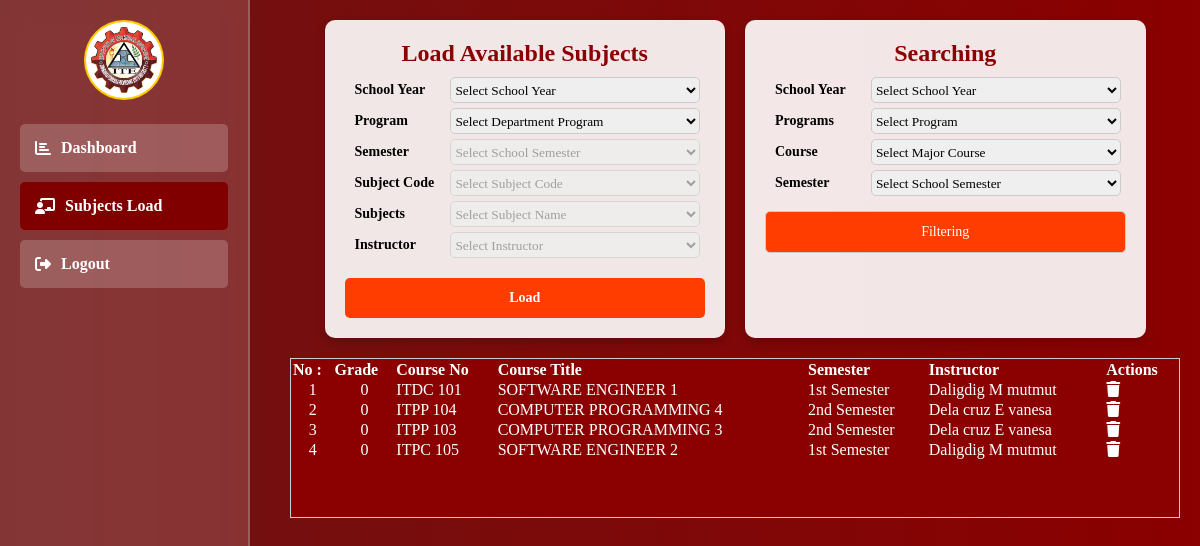
The page /student/subject_load.php (signed in) on the database its author committed.
### tables this page shows
CREATE TABLE `student_with_subjects` (
  `id` int(11) NOT NULL,
  `student_id` int(11) NOT NULL,
  `school_year` varchar(100) NOT NULL,
  `subject_code` varchar(100) NOT NULL,
  `subject_name` varchar(100) NOT NULL,
  `teacher_name` varchar(100) NOT NULL,
  `grade` int(11) NOT NULL,
  `status` varchar(100) NOT NULL,
  `remark` varchar(100) NOT NULL,
  `final` varchar(100) NOT NULL,
  `created_at` datetime NOT NULL DEFAULT current_timestamp(),
  `semester` int(11) NOT NULL
);

### student/student_function.php (called while the page is built, shortened)
<?php
include "../db_connect.php";
function getStudentSubject()
{
    global $pdo;
    $sql = "SELECT DISTINCT * FROM student_with_subjects";
    try {
        $stmt = $pdo->prepare($sql);
        $stmt->execute();
        return $stmt->fetchAll();
    } catch (PDOException $e) {
        echo 'Error: ' . $e->getMessage();
        return [];
    }
}
?>

### student/subject_load.php (the view, shortened to what this page needs)
<?php
include "../db_connect.php";
include "./student_function.php";
?>
<!DOCTYPE html>
<html lang="en">
<head>
    <link rel="stylesheet" href="https://cdnjs.cloudflare.com/ajax/libs/font-awesome/6.2.0/css/all.css">
</head>
<body>
    <div class="sidebar">
        <div class="profile-info">
            <img src="../images/ITE.png" alt="Profile Icon" class="profile-icon">
        </div>
        <div class="sidebar-item">
            <a href="./index.php"><i class="fas fa-chart-bar"></i> Dashboard</a>
        </div>
        <div class="sidebar-item" style="background-color: maroon;">
            <a href="./subject_load.php"><i class="fas fa-chalkboard-teacher"></i> Subjects Load </a>
        </div>
        <div class="sidebar-item">
            <a href="./logout.php"><i class="fas fa-sign-out-alt"></i> Logout</a>
        </div>
    </div>
    <div class="content">
        <div class="dashboard-container">
            <div class="card">
                <h2>Load Available Subjects</h2>
                <form name="my_form" action="" method="post">
                    <div style="display: flex; margin: 5px;">
                        <label style="width: 8rem; margin: 5px;" for="program">School Year</label>
                        <select name="year" id="schoolyear"
                            style="width: 100%; border: 1px solid #ccc; border-radius: 5px;">
                            <option value="">Select School Year</option>
                        </select>
                    </div>
                    <div style="display: flex; margin: 5px;">
                        <label style="width: 8rem; margin: 5px;" for="program">Program</label>
                        <select name="program" id="program"
                            style="width: 100%; border: 1px solid #ccc; border-radius: 5px;">
                            <option value="">Select Department Program</option>
                        </select>
                    </div>
                    <div style="display: flex; margin: 5px;">
                        <label style="width: 8rem; margin: 5px;" for="semester">Semester</label>
                        <select name="semester" id="semester" disabled
                            style="width: 100%; border: 1px solid #ccc; border-radius: 5px;">
                            <option value="">Select School Semester</option>
                        </select>
                    </div>
                    <div style="display: flex; margin: 5px;">
                        <label style="width: 8rem; margin: 5px;" for="subject_code">Subject Code</label>
                        <select name="subject_code" id="subject_code" disabled
                            style="width: 100%; border: 1px solid #ccc; border-radius: 5px;">
                            <option value="">Select Subject Code</option>
                        </select>
                    </div>
                    <div style="display: flex; margin: 5px;">
                        <label style="width: 8rem; margin: 5px;" for="subject_name">Subjects</label>
                        <select name="subject_name" id="subject_name" disabled
                            style="width: 100%; border: 1px solid #ccc; border-radius: 5px;">
                            <option value="">Select Subject Name</option>
                        </select>
                    </div>
                    <div style="display: flex; margin: 5px;">
                        <label style="width: 8rem; margin: 5px;" for="teacher_name">Instructor</label>
                        <select name="teacher_name" id="teacher" disabled
                            style="width: 100%; border: 1px solid #ccc; border-radius: 5px;">
                            <option value="">Select Instructor</option>
                        </select>
                    </div>
                    <input type="submit" name="new_subject" value="Load">
                </form>
            </div>
            <div class="card">
                <h2>Searching</h2>
                <form method="GET">
                    <div style="display: flex; margin: 5px;">
                        <label style="width: 8rem; margin: 5px;" for="year">School
                            Year</label>
                        <select name="year" id="yearFiter"
                            style=" width: 100%;  border: 1px solid #ccc; border-radius: 5px;">
                            <option value="">Select School Year</option>
                        </select>
                    </div>
                    <div style="display: flex; margin: 5px;">
                        <label for="program" style="width: 8rem; margin: 5px;">Programs</label>
                        <select name="program" id="programFiter" onclick="getSubject(this.value)"
                            style=" width: 100%;  border: 1px solid #ccc; border-radius: 5px;">
                            <option value="">Select Program</option>
                        </select>
                    </div>
                    <div style="display: flex; margin: 5px;">
                        <label style="width: 8rem; margin: 5px;" for=" program_id">Course
                        </label>
                        <select style=" width: 100%;  border: 1px solid #ccc; border-radius: 5px; " id="courseFiter"
                            name="course">
                            <option value="">Select Major Course</option>
                        </select>
                    </div>
                    <div style="display: flex; margin: 5px;">
                        <label for="semester" style="width: 8rem; margin: 5px;">Semester </label>
                        <select name="semesterFiter" style=" width: 100%;  border: 1px solid #ccc; border-radius: 5px;">
                            <option value="">Select School Semester</option>
                        </select>
                    </div>
                    <button class="buttons" type="submit" onclick="display()" class="btn btn-primary"
                        style="margin-top: 10px; ">Filtering</button>
                </form>
            </div>
            <div class="card-table" id="tableNone"
                style="width: 100%; color: #ccc; border: 1px solid #ccc; height: 10rem; background-color: #8B0000; overflow-y: scroll;">
                <div class="tables-content" style=" background-color: #8B0000; display: flex; color: white;">
                    <table class="table" style=" width: 100%; text-align: left; ">
                        <thead>
                            <tr>
                                <th>No :</th>
                                <th>Grade</th>
                                <th>Course No</th>
                                <th>Course Title</th>
                                <th>Semester</th>
                                <th>Instructor</th>
                                <th>Actions</th>
                            </tr>
                        </thead>
                        <tbody>
                            <?php $subject = getStudentSubject();
                            foreach ($subject as $key => $value) { ?>
                                <tr>
                                    <td style="text-align: center;"><?php echo $key + 1 ?></td>
                                    <td style="text-align: center;"><?php echo $value['grade'] ?></td>
                                    <td><?php echo $value['subject_code'] ?></td>
                                    <td><?php echo $value['subject_name'] ?>
                                    </td>
                                    <td><?php if ($value['semester'] == 1) {
                                        echo '1st Semester';
                                    } else {
                                        echo '2nd Semester';
                                    } ?>
                                    </td>
                                    <td><?php echo $value['teacher_name'] ?>
                                    </td>
                                    <td style="margin: 5px;"><a class="fa fa-trash" style="cursor: pointer;"></a></td>
                                </tr>
                            <?php } ?>
                        </tbody>
                    </table>
                </div>
            </div>
        </div>
</body>
</html>

### student/subject_load.php (style rules this page uses)
* { margin: 0; padding: 0; box-sizing: border-box; font-family: 'Georgia', serif; }
body { background: linear-gradient(to right, #6E1313, #8B0000); background-size: cover; display: flex; }
.sidebar { width: 250px; height: 100vh; background: rgba(255, 255, 255, 0.15); backdrop-filter: blur(10px); padding: 20px; position: fixed; left: 0; top: 0; border-right: 2px solid rgba(255, 255, 255, 0.2); }
.sidebar .profile-info { text-align: center; margin-bottom: 20px; }
.sidebar .profile-icon { width: 80px; border-radius: 50%; background: white; padding: 5px; border: 2px solid #ffcc00; }
.sidebar-item { padding: 15px; margin: 10px 0; background: rgba(255, 255, 255, 0.2); border-radius: 5px; font-size: 16px; }
.sidebar-item a { color: #FFFFFF; text-decoration: none; display: flex; align-items: center; font-weight: bold; }
.sidebar-item a i { margin-right: 10px; }
.content { margin-left: 270px; padding: 20px; width: calc(100% - 270px); }
.dashboard-container { display: flex; flex-wrap: wrap; justify-content: center; gap: 20px; }
.card { background: rgba(255, 255, 255, 0.9); padding: 20px; border-radius: 10px; width: 45%; box-shadow: 0px 4px 10px rgba(0, 0, 0, 0.2); }
.card h2, .card_table h2 { text-align: center; color: #8B0000; margin-bottom: 10px; font-size: 1.5rem; }
form label { display: block; font-weight: bold; margin-top: 10px; font-size: 14px; }
form input[type="submit"] { background-color: #ff3d00; color: white; padding: 12px; border: none; border-radius: 5px; margin-top: 15px; cursor: pointer; font-size: 14px; font-weight: bold; transition: 0.3s; width: 100%; }
.buttons { height: 2.6rem; background-color: #ff3d00; width: 100%; margin-top: 100%; color: #ffff; padding: 10px; border: 1px solid #ccc; border-radius: 5px; font-size: 14px; }

### rows shown on the page
student_with_subjects: grade "0", subject_code "ITDC 101", subject_name "SOFTWARE ENGINEER 1", semester "1st Semester", teacher_name "Daligdig M mutmut"
student_with_subjects: grade "0", subject_code "ITPP 104", subject_name "COMPUTER PROGRAMMING 4", semester "2nd Semester", teacher_name "Dela cruz E vanesa"
student_with_subjects: grade "0", subject_code "ITPP 103", subject_name "COMPUTER PROGRAMMING 3", semester "2nd Semester", teacher_name "Dela cruz E vanesa"
student_with_subjects: grade "0", subject_code "ITPC 105", subject_name "SOFTWARE ENGINEER 2", semester "1st Semester", teacher_name "Daligdig M mutmut"
